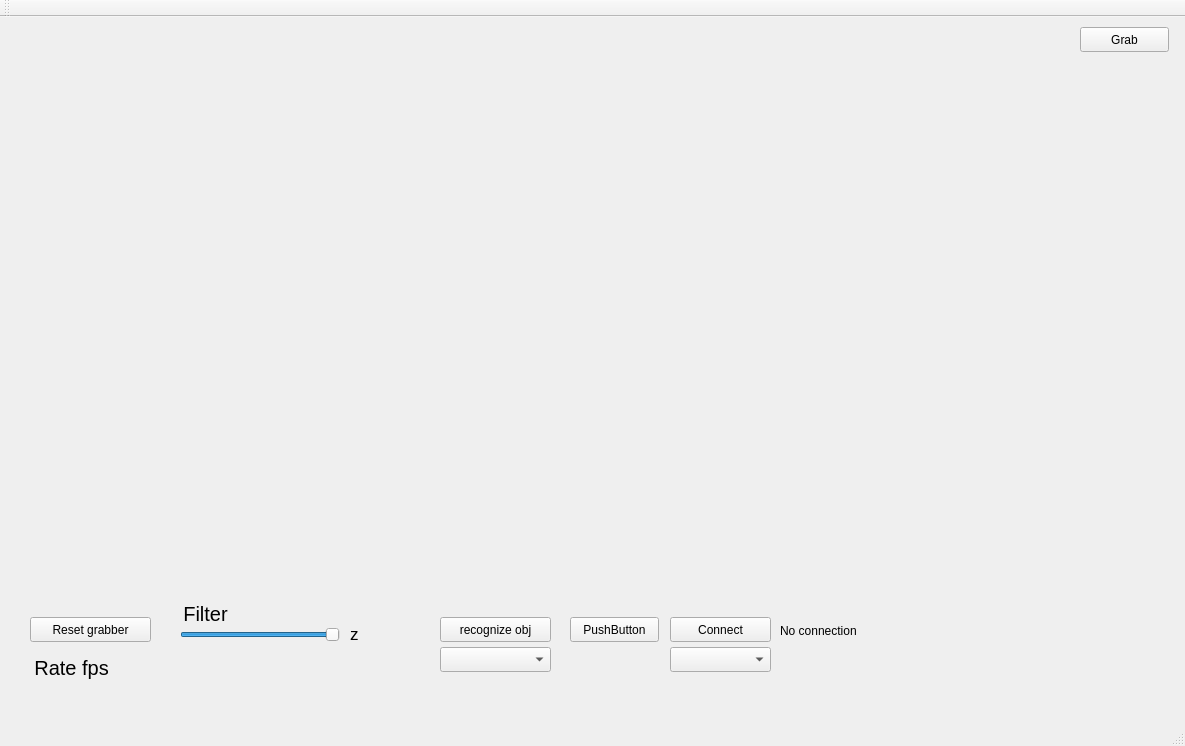
<?xml version="1.0" encoding="UTF-8"?>
<ui version="4.0">
 <class>MainWindow</class>
 <widget class="QMainWindow" name="MainWindow">
  <property name="geometry">
   <rect>
    <x>0</x>
    <y>0</y>
    <width>1185</width>
    <height>746</height>
   </rect>
  </property>
  <property name="windowTitle">
   <string>MainWindow</string>
  </property>
  <widget class="QWidget" name="centralWidget">
   <widget class="QVTKWidget" name="qvtkWidget_cloudViewer">
    <property name="geometry">
     <rect>
      <x>30</x>
      <y>10</y>
      <width>1041</width>
      <height>571</height>
     </rect>
    </property>
   </widget>
   <widget class="QPushButton" name="pushButton_restartGrabber">
    <property name="geometry">
     <rect>
      <x>30</x>
      <y>600</y>
      <width>121</width>
      <height>25</height>
     </rect>
    </property>
    <property name="text">
     <string>Reset grabber</string>
    </property>
   </widget>
   <widget class="QPushButton" name="pushButton_recognize">
    <property name="geometry">
     <rect>
      <x>440</x>
      <y>600</y>
      <width>111</width>
      <height>25</height>
     </rect>
    </property>
    <property name="text">
     <string>recognize obj</string>
    </property>
   </widget>
   <widget class="QLabel" name="label_cloudRate">
    <property name="geometry">
     <rect>
      <x>30</x>
      <y>630</y>
      <width>51</width>
      <height>41</height>
     </rect>
    </property>
    <property name="font">
     <font>
      <pointsize>15</pointsize>
     </font>
    </property>
    <property name="text">
     <string>Rate</string>
    </property>
    <property name="scaledContents">
     <bool>true</bool>
    </property>
    <property name="alignment">
     <set>Qt::AlignCenter</set>
    </property>
    <property name="wordWrap">
     <bool>true</bool>
    </property>
   </widget>
   <widget class="QLabel" name="label_cloudRate_2">
    <property name="geometry">
     <rect>
      <x>70</x>
      <y>630</y>
      <width>51</width>
      <height>41</height>
     </rect>
    </property>
    <property name="font">
     <font>
      <pointsize>15</pointsize>
     </font>
    </property>
    <property name="text">
     <string>fps</string>
    </property>
    <property name="scaledContents">
     <bool>true</bool>
    </property>
    <property name="alignment">
     <set>Qt::AlignCenter</set>
    </property>
    <property name="wordWrap">
     <bool>true</bool>
    </property>
   </widget>
   <widget class="QPushButton" name="pushButton_visData">
    <property name="geometry">
     <rect>
      <x>570</x>
      <y>600</y>
      <width>89</width>
      <height>25</height>
     </rect>
    </property>
    <property name="text">
     <string>PushButton</string>
    </property>
   </widget>
   <widget class="QPushButton" name="pushButton_OpenComm">
    <property name="geometry">
     <rect>
      <x>670</x>
      <y>600</y>
      <width>101</width>
      <height>25</height>
     </rect>
    </property>
    <property name="text">
     <string>Connect</string>
    </property>
   </widget>
   <widget class="QLabel" name="label_CommStatus">
    <property name="geometry">
     <rect>
      <x>780</x>
      <y>600</y>
      <width>281</width>
      <height>21</height>
     </rect>
    </property>
    <property name="text">
     <string>No connection</string>
    </property>
    <property name="alignment">
     <set>Qt::AlignBottom|Qt::AlignLeading|Qt::AlignLeft</set>
    </property>
    <property name="wordWrap">
     <bool>true</bool>
    </property>
   </widget>
   <widget class="QComboBox" name="Comm_comboBox">
    <property name="geometry">
     <rect>
      <x>670</x>
      <y>630</y>
      <width>101</width>
      <height>25</height>
     </rect>
    </property>
   </widget>
   <widget class="QPushButton" name="pushButton_cmdGrab">
    <property name="geometry">
     <rect>
      <x>1080</x>
      <y>10</y>
      <width>89</width>
      <height>25</height>
     </rect>
    </property>
    <property name="text">
     <string>Grab</string>
    </property>
   </widget>
   <widget class="QLabel" name="label_Filter">
    <property name="geometry">
     <rect>
      <x>180</x>
      <y>580</y>
      <width>51</width>
      <height>34</height>
     </rect>
    </property>
    <property name="font">
     <font>
      <pointsize>15</pointsize>
     </font>
    </property>
    <property name="text">
     <string>Filter</string>
    </property>
    <property name="scaledContents">
     <bool>true</bool>
    </property>
    <property name="alignment">
     <set>Qt::AlignCenter</set>
    </property>
    <property name="wordWrap">
     <bool>true</bool>
    </property>
   </widget>
   <widget class="QSlider" name="horizontalSlider_Filter_z">
    <property name="geometry">
     <rect>
      <x>180</x>
      <y>610</y>
      <width>160</width>
      <height>16</height>
     </rect>
    </property>
    <property name="maximum">
     <number>1000</number>
    </property>
    <property name="singleStep">
     <number>10</number>
    </property>
    <property name="pageStep">
     <number>100</number>
    </property>
    <property name="value">
     <number>1000</number>
    </property>
    <property name="sliderPosition">
     <number>1000</number>
    </property>
    <property name="orientation">
     <enum>Qt::Horizontal</enum>
    </property>
   </widget>
   <widget class="QLabel" name="label_Filter_z">
    <property name="geometry">
     <rect>
      <x>350</x>
      <y>600</y>
      <width>51</width>
      <height>34</height>
     </rect>
    </property>
    <property name="font">
     <font>
      <pointsize>13</pointsize>
     </font>
    </property>
    <property name="text">
     <string>z</string>
    </property>
    <property name="scaledContents">
     <bool>true</bool>
    </property>
    <property name="alignment">
     <set>Qt::AlignLeading|Qt::AlignLeft|Qt::AlignVCenter</set>
    </property>
    <property name="wordWrap">
     <bool>true</bool>
    </property>
   </widget>
   <widget class="QComboBox" name="comboBox_recognizedObjects">
    <property name="geometry">
     <rect>
      <x>440</x>
      <y>630</y>
      <width>111</width>
      <height>25</height>
     </rect>
    </property>
   </widget>
  </widget>
  <widget class="QMenuBar" name="menuBar">
   <property name="geometry">
    <rect>
     <x>0</x>
     <y>0</y>
     <width>1185</width>
     <height>22</height>
    </rect>
   </property>
  </widget>
  <widget class="QToolBar" name="mainToolBar">
   <attribute name="toolBarArea">
    <enum>TopToolBarArea</enum>
   </attribute>
   <attribute name="toolBarBreak">
    <bool>false</bool>
   </attribute>
  </widget>
  <widget class="QStatusBar" name="statusBar"/>
 </widget>
 <layoutdefault spacing="6" margin="11"/>
 <customwidgets>
  <customwidget>
   <class>QVTKWidget</class>
   <extends>QWidget</extends>
   <header>QVTKWidget.h</header>
  </customwidget>
 </customwidgets>
 <resources/>
 <connections/>
</ui>
